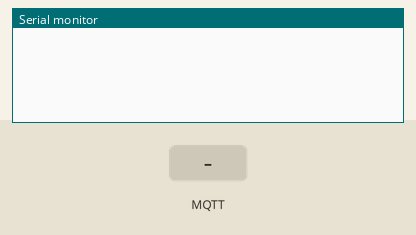
This program was run on a simulated Arduino Uno WiFi Rev2. On the bench: the last lines printed to the serial monitor. The test bench sets the inputs (shaded band). WiFi joins after 1.5 s; servers stay silent unless stated; no MQTT or app messages arrive unless stated.

Above: at 2.7 s.
2.8 s: MQTT message "1" arrives on the first subscribed topic
At 3.5 s:
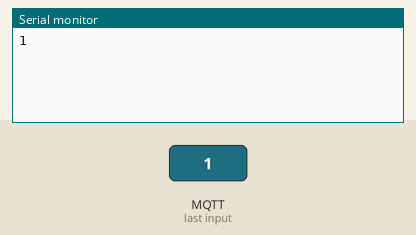
4.3 s: MQTT message "on" arrives on the first subscribed topic
At 4.7 s:
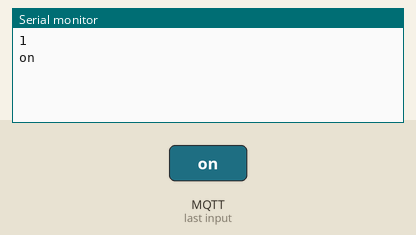
5.8 s: MQTT message "off" arrives on the first subscribed topic
At 7.0 s:
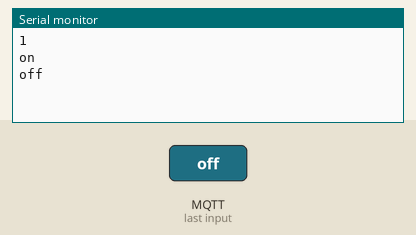

Measured:
- after the input at 2.8 s, the serial monitor: prints a new line at once (image 1)
- after the input at 4.3 s, the serial monitor: prints a new line at once (image 2)
- after the input at 5.8 s, the serial monitor: prints a new line at once (image 3)

The program:

main.cpp
```cpp
#include <SPI.h>
//#include <WiFiNINA.h>
#include <WiFi.h>
#include <PubSubClient.h>
// #include "CController.h"
#include "controllerIni.h"


static WiFiClient wifiClient;
static PubSubClient mqttClient(wifiClient);

/*please define your sensitive data in the controllerIni.h */
const char* ssid = SECRET_SSID;              // imported from controllerIni.h
const char* pass = SECRET_PASS;              // imported from controllerIni.h
const char* serverAddress = MQTT_BROKER_IP;  // imported from controllerIni.h
const char* mqttClientId = MQTT_CLIENT_ID;   // imported from controllerIni.h
const char* broker = MQTT_BROKER_NAME;       // imported from controllerIni.h
int         port     = MQTT_BROKER_PORT;       // imported from controllerIni.h
const char* topic  = MQTT_TOPIC;             // imported from controllerIni.h
int sleepCntr = 0;


void callback(char* topic, byte* payload, unsigned int length) {
  for (int i=0;i<length;i++)
  {
    Serial.print((char)payload[i]);
  }
  Serial.println("");
}


void setup()
{

  //Initialize serial and wait for port to open:
  Serial.begin(9600);
  while (!Serial) {
    ; // wait for serial port to connect. Needed for native USB port only
  }
  //mqttClient.setServer(serverAddress, 1883);
  mqttClient.setServer(MQTT_BROKER_IP, port);
  mqttClient.setCallback(callback);

  // attempt to connect to Wifi network:
  while (WiFi.begin(ssid, pass) != WL_CONNECTED) {

    delay(5000);
  }

  if (mqttClient.connect(mqttClientId))
  {
    boolean r= mqttClient.subscribe(topic);
  }
  else
  {

  }
}

void loop()
{
    mqttClient.loop();

} 
```

controllerIni.h
```cpp
#ifndef CONTROLLERINI_H
#define CONTROLLERINI_H

/* Macros for MQTT transmission setup */
const char SECRET_SSID[]            = "dlink-ENViSEC";
const char SECRET_PASS[]            = "ENViSEC_123";
const char MQTT_CLIENT_ID[]         = "sub1_1";         //naming convention <sub/pub><use case>_<node#>
const char MQTT_BROKER_IP[]         = "192.168.0.101";
const char MQTT_BROKER_NAME[]       = "envisecmqtt1";
const int MQTT_BROKER_PORT          = 1883;
const char MQTT_TOPIC[]             = "UnoTestTopic";
const int UPPER_THRESHOLD           = 399;              //Threholds for event based publisher
const int LOWER_THRESHOLD           = 400;              //Threholds for event based publisher

/* Macros for controlling sleep interval */
const int SLEEP_INTERVAL_MINUTES    = 1;                 //sleep interval in minutes
const int SECS_IN_ONE_MIN_CONSTANT  = 60;

#endif
```
